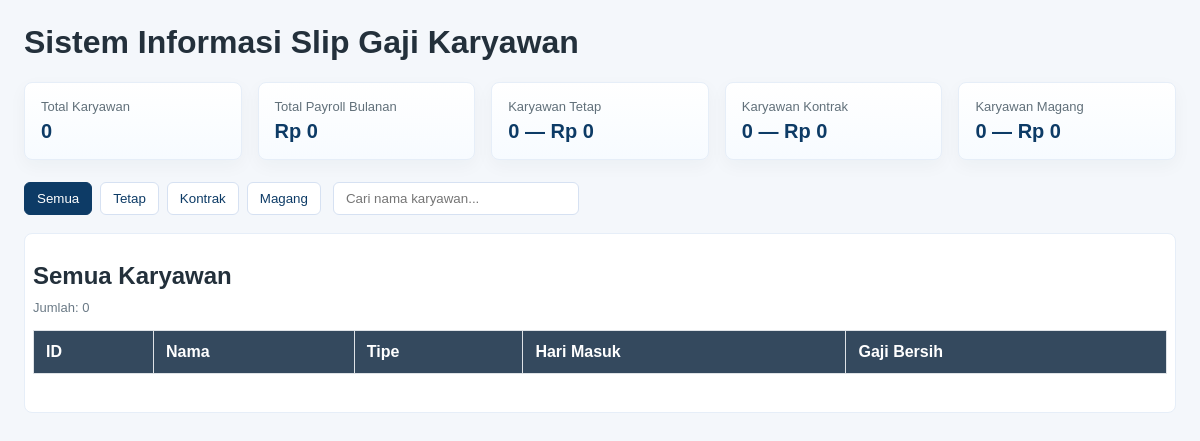
Before: / with the older database file.
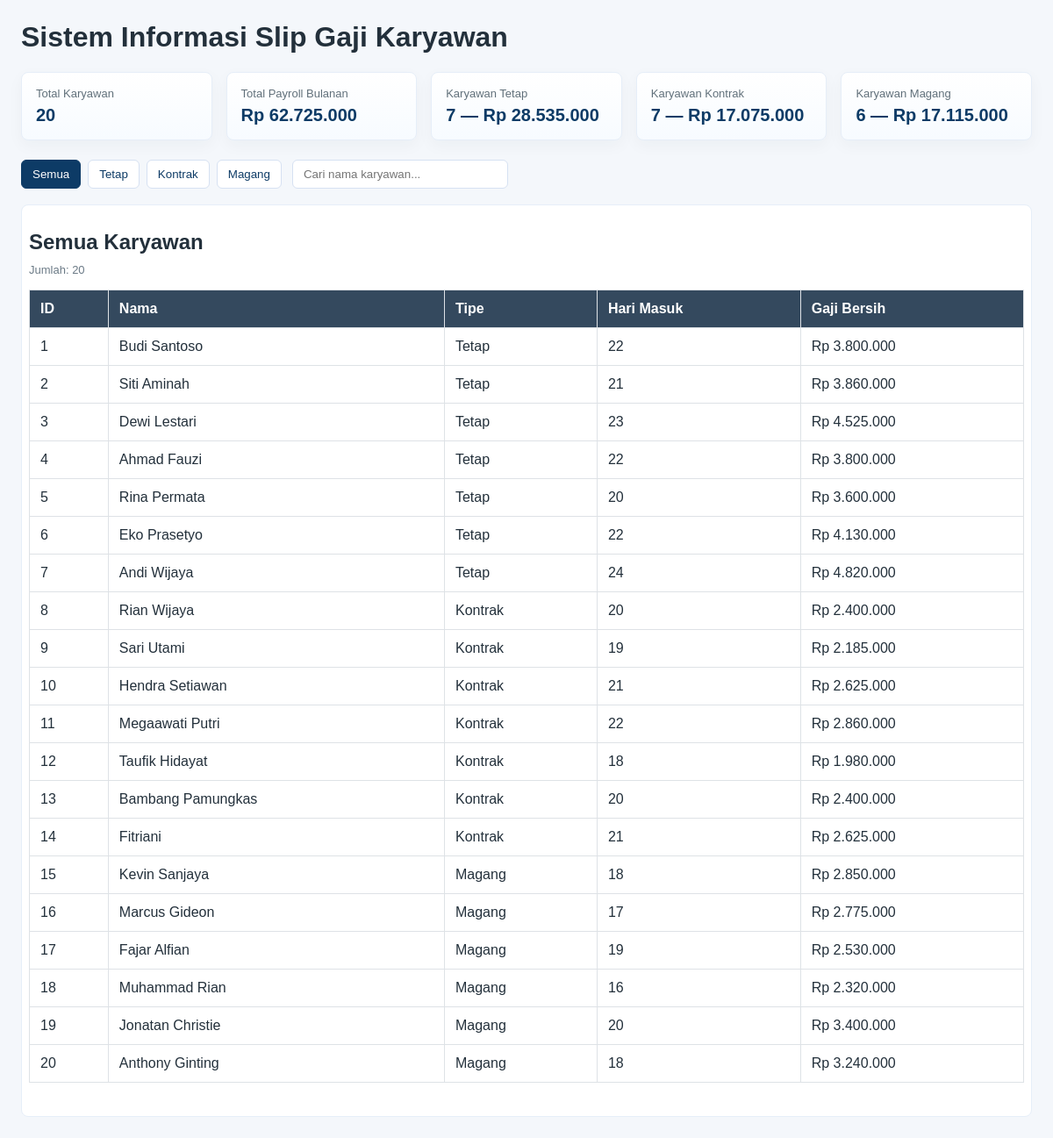
After: the same page with the newer database file.
### tables this page shows
CREATE TABLE `tabel_karyawan` (
  `id_karyawan` int NOT NULL,
  `nama_karyawan` varchar(100) NOT NULL,
  `hari_kerja_masuk` int NOT NULL DEFAULT '0',
  `gaji_dasar_perhari` decimal(10,2) NOT NULL,
  `jenis_karyawan` enum('kontrak','tetap','magang') NOT NULL,
  `durasi_kontrak_bulan` int DEFAULT NULL,
  `uang_saku_bulanan` decimal(10,2) DEFAULT NULL,
  `sertifikat_kampus_merdeka` enum('Ya','Tidak') DEFAULT NULL
);

### karyawan.php (called while the page is built, shortened)
<?php
abstract class Karyawan {
    protected $id_karyawan;
    protected $nama_karyawan;
    protected $hariKerjaMasuk;
    public function __construct($id, $nama, $dept, $hariMasuk, $gajiDasar) {
        $this->id_karyawan = $id;
        $this->nama_karyawan = $nama;
        $this->hariKerjaMasuk = $hariMasuk;
        $this->gajiDasarPerhari = $gajiDasar;
    }
    public function getIdKaryawan() { return $this->id_karyawan; }
    public function getNamaKaryawan() { return $this->nama_karyawan; }
    public function getHariKerjaMasuk() { return $this->hariKerjaMasuk; }
}
?>

### KaryawanTetap.php (called while the page is built, shortened)
<?php
require_once 'Karyawan.php';
class KaryawanTetap extends Karyawan {
    private $tunjanganKesehatan;
    public function __construct($id, $nama, $dept, $hariMasuk, $gajiDasar, $tunjangan, $sahamId) {
        $this->tunjanganKesehatan = $tunjangan;
    }
    public function hitungGajiBersih() {
        return ($this->hariKerjaMasuk * $this->gajiDasarPerhari) + $this->tunjanganKesehatan;
    }
}
?>

### KaryawanKontrak.php (called while the page is built, shortened)
<?php
require_once 'Karyawan.php';
class KaryawanKontrak extends Karyawan {
    public function hitungGajiBersih() {
        return $this->hariKerjaMasuk * $this->gajiDasarPerhari;
    }
}
?>

### KaryawanMagang.php (called while the page is built, shortened)
<?php
require_once 'Karyawan.php';
class KaryawanMagang extends Karyawan {
    private $uangSakuBulanan;
    public function __construct($id, $nama, $dept, $hariMasuk, $gajiDasar, $uangSaku, $sertifikat) {
        $this->uangSakuBulanan = $uangSaku;
    }
    public function hitungGajiBersih() {
        $gajiPokok = $this->hariKerjaMasuk * $this->gajiDasarPerhari;
        return $gajiPokok + ($this->uangSakuBulanan ?? 0);
    }
}
?>

### index.php (the view, shortened to what this page needs)
<?php
require_once 'koneksi.php';
require_once 'karyawan.php';
require_once 'KaryawanTetap.php';
require_once 'KaryawanKontrak.php';
require_once 'KaryawanMagang.php';
$daftarTetap = [];
$daftarKontrak = [];
$daftarMagang = [];
$query = "SELECT * FROM tabel_karyawan";
$result = $koneksi->query($query);
if ($result && $result->num_rows > 0) {
    while ($row = $result->fetch_assoc()) {
        $departemenDefault = isset($row['departemen']) && $row['departemen'] !== '' ? $row['departemen'] : "IT & Development";
        $jenis = $row['jenis_karyawan'] ?? '';
        $id = $row['id_karyawan'] ?? '';
        $nama = $row['nama_karyawan'] ?? '';
        $hari = isset($row['hari_kerja_masuk']) ? (int)$row['hari_kerja_masuk'] : 0;
        $gaji = isset($row['gaji_dasar_perhari']) ? (float)$row['gaji_dasar_perhari'] : 0.0;
        if ($jenis === 'tetap') {
            $tunjanganKesehatan = isset($row['tunjangan_kesehatan']) ? (float)$row['tunjangan_kesehatan'] : 500000.00;
            $opsiSahamId = "ESOP-" . $id;
            $daftarTetap[] = new KaryawanTetap($id, $nama, $departemenDefault, $hari, $gaji, $tunjanganKesehatan, $opsiSahamId);
        } elseif ($jenis === 'kontrak') {
            $durasi = isset($row['durasi_kontrak_bulan']) ? (int)$row['durasi_kontrak_bulan'] : 0;
            $agensi = $row['agensi_penyalur'] ?? "PT Outsourcing Mandiri";
            $daftarKontrak[] = new KaryawanKontrak($id, $nama, $departemenDefault, $hari, $gaji, $durasi, $agensi);
        } elseif ($jenis === 'magang') {
            $uangSaku = isset($row['uang_saku_bulanan']) ? (float)$row['uang_saku_bulanan'] : 0.0;
            $sertifikat = $row['sertifikat_kampus_merdeka'] ?? 'Tidak';
            $daftarMagang[] = new KaryawanMagang($id, $nama, $departemenDefault, $hari, $gaji, $uangSaku, $sertifikat);
        }
    }
} else {
}
$countTetap   = count($daftarTetap);
$countKontrak  = count($daftarKontrak);
$countMagang   = count($daftarMagang);
$totalKaryawan = $countTetap + $countKontrak + $countMagang;
function formatRp($n) {
    return 'Rp ' . number_format($n, 0, ',', '.');
}
$totalGajiTetap = 0; $totalGajiKontrak = 0; $totalGajiMagang = 0;
foreach ($daftarTetap as $t)  { $totalGajiTetap += (float)$t->hitungGajiBersih(); }
foreach ($daftarKontrak as $k) { $totalGajiKontrak += (float)$k->hitungGajiBersih(); }
foreach ($daftarMagang as $m)  { $totalGajiMagang += (float)$m->hitungGajiBersih(); }
$totalPayroll = $totalGajiTetap + $totalGajiKontrak + $totalGajiMagang;
?>
<!DOCTYPE html>
<html lang="id">
<head>
</head>
<body>
    <h1>Sistem Informasi Slip Gaji Karyawan</h1>
    <div class="dashboard" role="region" aria-label="Dashboard ringkasan">
        <div class="card">
            <div class="label">Total Karyawan</div>
            <div class="value"><?= htmlspecialchars($totalKaryawan); ?></div>
        </div>
        <div class="card">
            <div class="label">Total Payroll Bulanan</div>
            <div class="value"><?= htmlspecialchars(formatRp($totalPayroll)); ?></div>
        </div>
        <div class="card">
            <div class="label">Karyawan Tetap</div>
            <div class="value"><?= htmlspecialchars($countTetap); ?> — <?= htmlspecialchars(formatRp($totalGajiTetap)); ?></div>
        </div>
        <div class="card">
            <div class="label">Karyawan Kontrak</div>
            <div class="value"><?= htmlspecialchars($countKontrak); ?> — <?= htmlspecialchars(formatRp($totalGajiKontrak)); ?></div>
        </div>
        <div class="card">
            <div class="label">Karyawan Magang</div>
            <div class="value"><?= htmlspecialchars($countMagang); ?> — <?= htmlspecialchars(formatRp($totalGajiMagang)); ?></div>
        </div>
    </div>
    <div class="controls">
        <div class="tabs" role="tablist" aria-label="Tampilkan jenis karyawan">
            <button class="tab-btn active" data-target="all" onclick="switchTab(event)">Semua</button>
            <button class="tab-btn" data-target="tetap" onclick="switchTab(event)">Tetap</button>
            <button class="tab-btn" data-target="kontrak" onclick="switchTab(event)">Kontrak</button>
            <button class="tab-btn" data-target="magang" onclick="switchTab(event)">Magang</button>
        </div>
        <input class="search" id="searchInput" placeholder="Cari nama karyawan..." oninput="filterTables()" />
    </div>
    <div id="all" class="table-wrap">
        <h2>Semua Karyawan</h2>
        <p style="margin-top:-10px;color:#6b7a86;font-size:13px;">Jumlah: <?= htmlspecialchars($totalKaryawan); ?></p>
        <table>
            <thead>
                <tr><th>ID</th><th>Nama</th><th>Tipe</th><th>Hari Masuk</th><th>Gaji Bersih</th></tr>
            </thead>
            <tbody id="tblAllBody">
                <?php foreach($daftarTetap as $kt): ?>
                <tr class="row-item" data-name="<?= htmlspecialchars(strtolower($kt->getNamaKaryawan())); ?>" data-type="tetap">
                    <td><?= htmlspecialchars($kt->getIdKaryawan()); ?></td>
                    <td><?= htmlspecialchars($kt->getNamaKaryawan()); ?></td>
                    <td>Tetap</td>
                    <td><?= $kt->getHariKerjaMasuk(); ?></td>
                    <td><?= htmlspecialchars(formatRp($kt->hitungGajiBersih())); ?></td>
                </tr>
                <?php endforeach; ?>
                <?php foreach($daftarKontrak as $kk): ?>
                <tr class="row-item" data-name="<?= htmlspecialchars(strtolower($kk->getNamaKaryawan())); ?>" data-type="kontrak">
                    <td><?= htmlspecialchars($kk->getIdKaryawan()); ?></td>
                    <td><?= htmlspecialchars($kk->getNamaKaryawan()); ?></td>
                    <td>Kontrak</td>
                    <td><?= $kk->getHariKerjaMasuk(); ?></td>
                    <td><?= htmlspecialchars(formatRp($kk->hitungGajiBersih())); ?></td>
                </tr>
                <?php endforeach; ?>
                <?php foreach($daftarMagang as $km): ?>
                <tr class="row-item" data-name="<?= htmlspecialchars(strtolower($km->getNamaKaryawan())); ?>" data-type="magang">
                    <td><?= htmlspecialchars($km->getIdKaryawan()); ?></td>
                    <td><?= htmlspecialchars($km->getNamaKaryawan()); ?></td>
                    <td>Magang</td>
                    <td><?= $km->getHariKerjaMasuk(); ?></td>
                    <td><?= htmlspecialchars(formatRp($km->hitungGajiBersih())); ?></td>
                </tr>
                <?php endforeach; ?>
            </tbody>
        </table>
    </div>
</body>
</html>

### index.php (style rules this page uses)
body { font-family: sans-serif; margin: 24px; background-color: #f4f7fb; color:#23303b; }
table { width: 100%; border-collapse: collapse; margin-top: 15px; background: #fff; margin-bottom: 30px; }
th, td { padding: 12px; border: 1px solid #dee2e6; text-align: left; }
th { background-color: #34495e; color: white; }
.dashboard { display: grid; grid-template-columns: repeat(auto-fit,minmax(200px,1fr)); gap: 16px; margin-bottom: 22px; }
.card { background: linear-gradient(180deg,#ffffff,#f7fbff); border:1px solid #e6eef8; padding:16px; border-radius:8px; box-shadow: 0 6px 18px rgba(20,40,60,0.04); }
.card .label { font-size:13px; color:#61707a; margin-bottom:6px; }
.card .value { font-size:20px; font-weight:700; color:#0d3b66; }
.controls { display:flex; gap:12px; align-items:center; margin-bottom:18px; flex-wrap:wrap; }
.tabs { display:flex; gap:8px; }
.tab-btn { background:#fff; border:1px solid #d6e1f2; padding:8px 12px; border-radius:6px; cursor:pointer; color:#0d3b66; }
.tab-btn.active { background:#0d3b66; color:#fff; border-color:#0d3b66; }
.search { padding:8px 12px; border-radius:6px; border:1px solid #d6e1f2; min-width:220px; }
.table-wrap { background:#fff; padding:8px; border-radius:8px; border:1px solid #e6eef8; }

Changed rows visible on the page:
added tabel_karyawan: id_karyawan "1", nama_karyawan "Budi Santoso", hari_kerja_masuk "22", formatRp($kt->hitungGajiBersih()) "Rp 3.800.000", shown under "Semua Karyawan"
added tabel_karyawan: id_karyawan "2", nama_karyawan "Siti Aminah", hari_kerja_masuk "21", formatRp($kt->hitungGajiBersih()) "Rp 3.860.000", shown under "Semua Karyawan"
added tabel_karyawan: id_karyawan "3", nama_karyawan "Dewi Lestari", hari_kerja_masuk "23", formatRp($kt->hitungGajiBersih()) "Rp 4.525.000", shown under "Semua Karyawan"
added tabel_karyawan: id_karyawan "4", nama_karyawan "Ahmad Fauzi", hari_kerja_masuk "22", formatRp($kt->hitungGajiBersih()) "Rp 3.800.000", shown under "Semua Karyawan"
added tabel_karyawan: id_karyawan "5", nama_karyawan "Rina Permata", hari_kerja_masuk "20", formatRp($kt->hitungGajiBersih()) "Rp 3.600.000", shown under "Semua Karyawan"
added tabel_karyawan: id_karyawan "6", nama_karyawan "Eko Prasetyo", hari_kerja_masuk "22", formatRp($kt->hitungGajiBersih()) "Rp 4.130.000", shown under "Semua Karyawan"
added tabel_karyawan: id_karyawan "7", nama_karyawan "Andi Wijaya", hari_kerja_masuk "24", formatRp($kt->hitungGajiBersih()) "Rp 4.820.000", shown under "Semua Karyawan"
added tabel_karyawan: id_karyawan "8", nama_karyawan "Rian Wijaya", hari_kerja_masuk "20", formatRp($kk->hitungGajiBersih()) "Rp 2.400.000"
added tabel_karyawan: id_karyawan "9", nama_karyawan "Sari Utami", hari_kerja_masuk "19", formatRp($kk->hitungGajiBersih()) "Rp 2.185.000"
added tabel_karyawan: id_karyawan "10", nama_karyawan "Hendra Setiawan", hari_kerja_masuk "21", formatRp($kk->hitungGajiBersih()) "Rp 2.625.000"
added tabel_karyawan: id_karyawan "11", nama_karyawan "Megaawati Putri", hari_kerja_masuk "22", formatRp($kk->hitungGajiBersih()) "Rp 2.860.000"
added tabel_karyawan: id_karyawan "12", nama_karyawan "Taufik Hidayat", hari_kerja_masuk "18", formatRp($kk->hitungGajiBersih()) "Rp 1.980.000"
added tabel_karyawan: id_karyawan "13", nama_karyawan "Bambang Pamungkas", hari_kerja_masuk "20", formatRp($kk->hitungGajiBersih()) "Rp 2.400.000"
added tabel_karyawan: id_karyawan "14", nama_karyawan "Fitriani", hari_kerja_masuk "21", formatRp($kk->hitungGajiBersih()) "Rp 2.625.000"
added tabel_karyawan: id_karyawan "15", nama_karyawan "Kevin Sanjaya", hari_kerja_masuk "18", formatRp($km->hitungGajiBersih()) "Rp 2.850.000"
added tabel_karyawan: id_karyawan "16", nama_karyawan "Marcus Gideon", hari_kerja_masuk "17", formatRp($km->hitungGajiBersih()) "Rp 2.775.000"
added tabel_karyawan: id_karyawan "17", nama_karyawan "Fajar Alfian", hari_kerja_masuk "19", formatRp($km->hitungGajiBersih()) "Rp 2.530.000"
added tabel_karyawan: id_karyawan "18", nama_karyawan "Muhammad Rian", hari_kerja_masuk "16", formatRp($km->hitungGajiBersih()) "Rp 2.320.000"
added tabel_karyawan: id_karyawan "19", nama_karyawan "Jonatan Christie", hari_kerja_masuk "20", formatRp($km->hitungGajiBersih()) "Rp 3.400.000"
added tabel_karyawan: id_karyawan "20", nama_karyawan "Anthony Ginting", hari_kerja_masuk "18", formatRp($km->hitungGajiBersih()) "Rp 3.240.000"
Other visible differences:
$totalKaryawan: "0" → "20"
formatRp($totalPayroll): "Rp 0" → "Rp 62.725.000"
$countTetap: "0" → "7"
formatRp($totalGajiTetap): "Rp 0" → "Rp 28.535.000"
$countKontrak: "0" → "7"
formatRp($totalGajiKontrak): "Rp 0" → "Rp 17.075.000"
$countMagang: "0" → "6"
formatRp($totalGajiMagang): "Rp 0" → "Rp 17.115.000"
